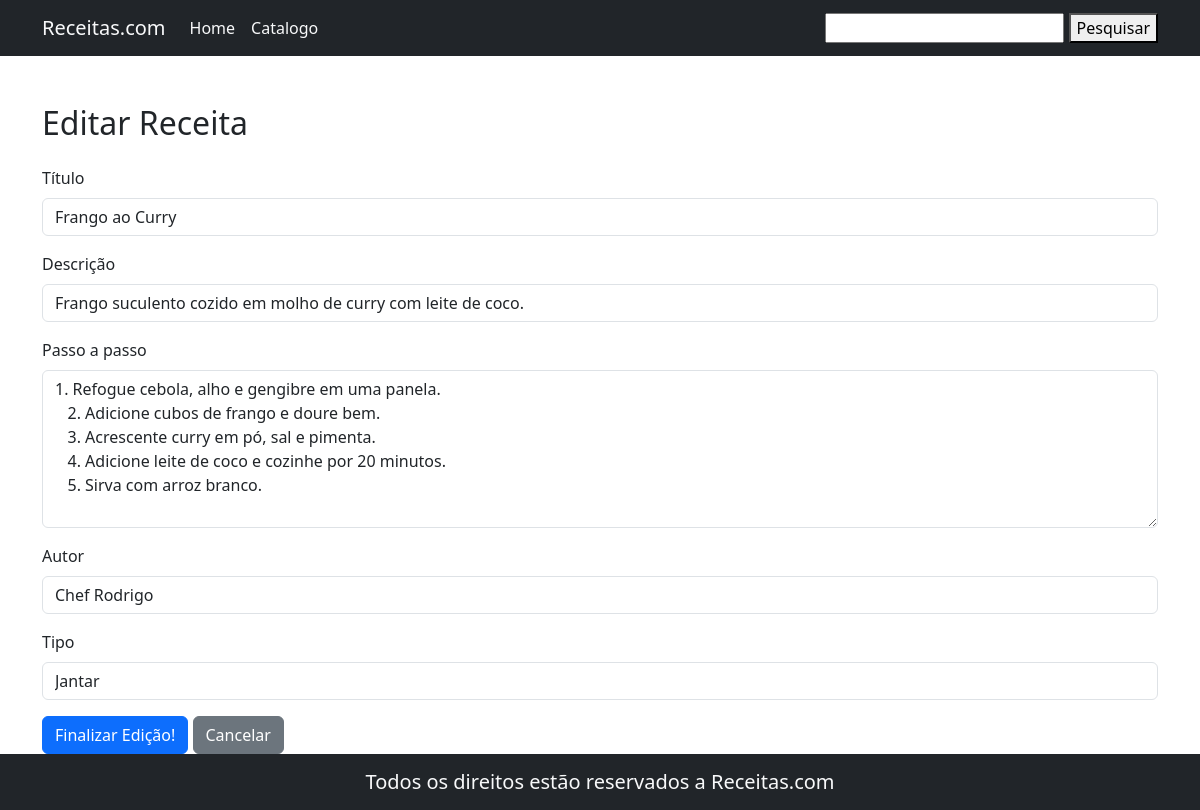
Page /index.php?menu=editarReceita&id=4 on the committed database.
### tables this page shows
create table receitas(
	id int auto_increment primary key,
    titulo varchar(250),
    descricao text,
    receita_texto text,
    autor varchar(250),
    tipo varchar(250)
);

### pages/lista/editarReceita.php (the view, shortened to what this page needs)
<?php
    $id = $_GET['id'];
    $sql="SELECT * FROM receitas WHERE id = {$id}";
    $query = mysqli_query($conect,$sql) or die("Erro ao executar a consulta".mysqli_error($conect));
    $dados = mysqli_fetch_assoc($query);
?>
<div class="container mt-5">
    <h2 class="mb-4">Editar Receita</h2>
    <form action="index.php?menu=atualizarReceita" method="post">
        <div class="mb-3">
            <label for="titulo" class="form-label">Título</label>
            <input type="text" id="titulo" name="titulo" class="form-control" value="<?= htmlspecialchars($dados['titulo']) ?>" required>
        </div>
        <div class="mb-3">
            <label for="descricao" class="form-label">Descrição</label>
            <input type="text" id="descricao" name="descricao" class="form-control" value="<?= htmlspecialchars($dados['descricao']) ?>" required>
        </div>
        <div class="mb-3">
            <label for="receita_texto" class="form-label">Passo a passo</label>
            <textarea id="receita_texto" name="receita_texto" class="form-control" rows="6" required><?= htmlspecialchars($dados['receita_texto']) ?></textarea>
        </div>
        <div class="mb-3">
            <label for="autor" class="form-label">Autor</label>
            <input type="text" id="autor" name="autor" class="form-control" value="<?= htmlspecialchars($dados['autor']) ?>" required>
        </div>
        <div class="mb-3">
            <label for="tipo" class="form-label">Tipo</label>
            <input type="text" id="tipo" name="tipo" class="form-control" value="<?= htmlspecialchars($dados['tipo']) ?>" required>
        </div>
        <button type="submit" class="btn btn-primary">Finalizar Edição!</button>
        <a href="index.php?menu=receitas" class="btn btn-secondary">Cancelar</a>
    </form>
</div>

### rows in the picture
receitas: titulo "Frango ao Curry", descricao "Frango suculento cozido em molho de curry com leite de coco.", receita_texto "1. Refogue cebola, alho e gengibre em uma panela. 2. Adicione cubos de frango e doure bem. 3. Acrescente curry em pó, sal e pimenta. 4. Adicione leite de coco e cozinhe por 20 minutos. 5. Sirva com arroz branco.", autor "Chef Rodrigo", tipo "Jantar"
